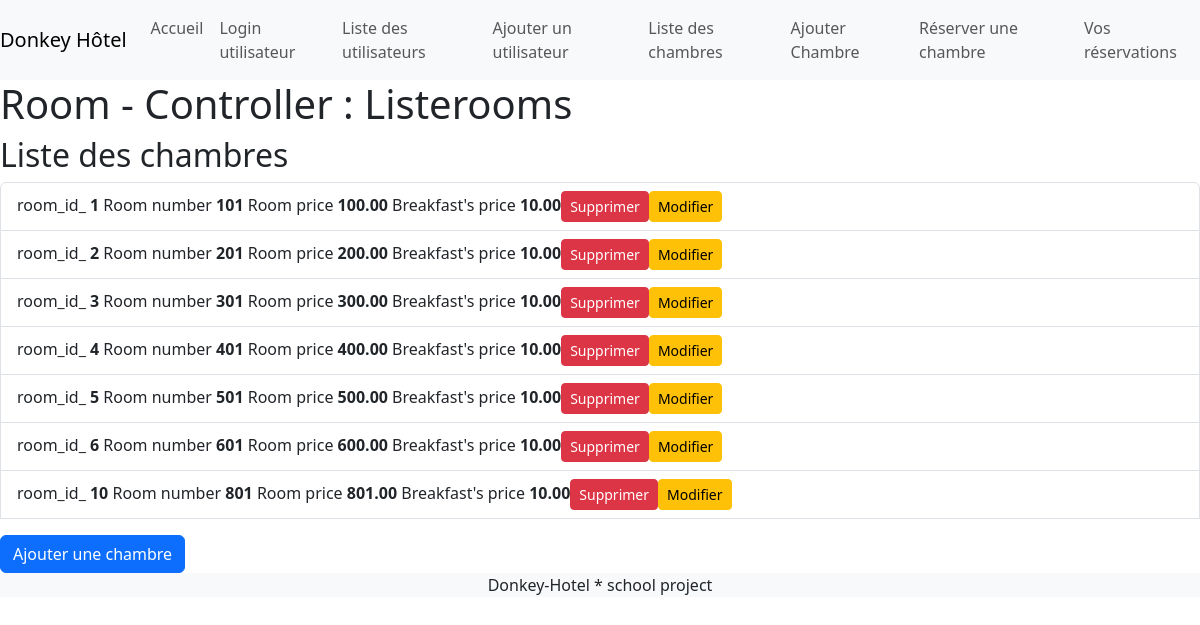
The page /room on the database its author committed.
### tables this page shows
CREATE TABLE IF NOT EXISTS `rooms` (
  `room_id` int NOT NULL AUTO_INCREMENT,
  `room_number` int DEFAULT NULL,
  `price_room` decimal(10,2) DEFAULT NULL,
  `price_breakfast` decimal(10,2) DEFAULT NULL,
  PRIMARY KEY (`room_id`)
);

### Controller/RoomController.php (called while the page is built, shortened)
<?php
class RoomController
{
    private $addRoomsRepository;
    public function __construct($dbh)
    {
        $this->addRoomsRepository = new AddRoomsRepository($dbh);
    }
    public function show()
    {
        $title = "Room";
        $action = 'Listerooms';
        $rooms = $this->addRoomsRepository->showAllRooms();
        include BASE_ROOT . 'View/header.php';
        include BASE_ROOT . 'View/room/listrooms.php';
        include BASE_ROOT . 'View/footer.php';
    }
}

### Repository/AddRoomsRepository.php (called while the page is built, shortened)
<?php
class AddRoomsRepository
{
    private $dbh;
    public function __construct($dbh)
    {
        $this->dbh = $dbh;
    }
    public function showAllRooms()
    {
        $request = $this->dbh->prepare("SELECT * FROM rooms");
        $request->execute();
        return $request->fetchAll(PDO::FETCH_ASSOC);
    }
}

### View/room/listrooms.php (the view)
<h2>Liste des chambres</h2>
<ul class="list-group">
    <?php foreach ($rooms as $room) : ?>
        <li class="list-group-item">
            <?php
            echo 'room_id_ <b>' . htmlspecialchars($room['room_id']) . '</b>
                      Room number <b>' . htmlspecialchars($room['room_number']) . '</b>
                      Room price <b>' . htmlspecialchars($room['price_room']) . '</b>
                      Breakfast\'s price <b>' . htmlspecialchars($room['price_breakfast']) . '</b>'
                . '<a href="room/deleteRoom/' . $room['room_id'] . '" class="btn btn-danger btn-sm" onclick="return confirm(\'Êtes-vous sûr de vouloir supprimer cette chambre ?\');">Supprimer</a>'
                . '<a href="room/updateRoom/' . $room['room_id'] . '" class="btn btn-warning btn-sm" onclick="return confirm(\'Êtes-vous sûr de vouloir modifier cette chambre ?\');">Modifier</a>'; ?>
        </li>
    <?php endforeach; ?>
    <div class="mt-3">
        <a href="/room/add" class="btn btn-primary">Ajouter une chambre</a>
    </div>
</ul>

### index.php (shortened to what this page needs)
<?php
require 'config/db.php';
$router = new Router();
$elements = $router->getController($_SERVER['REQUEST_URI']);
$cont = new $controller($dbh);
$action = $elements['action'];
if (!empty($elements['id'])) {
    $cont->$action($elements['id']);
} else {
    $cont->$action();
}

### View/header.php (shortened to what this page needs)
<!doctype html>
<html lang="fr">
<head>
    <link href="https://cdn.jsdelivr.net/npm/bootstrap@5.3.3/dist/css/bootstrap.min.css" rel="stylesheet">
</head>
<body>
    <nav class="navbar navbar-expand-lg navbar-light bg-light">
        <a class="navbar-brand" href="/">Donkey Hôtel</a>
        <div class="collapse navbar-collapse" id="navbarNav">
            <?php
              $routes = [
                  'Accueil' => '/',
                  'Login utilisateur' => '/user/login',
                  'Liste des utilisateurs' => '/user',
                  'Ajouter un utilisateur' => '/user/add',
                  'Liste des chambres' => '/room',
                  'Ajouter Chambre' => '/room/add',
                  'Réserver une chambre' => '/reservation/add',
                  'Vos réservations' => '/reservation'
              ];
              echo '<nav>';
              echo '  <ul class="navbar-nav">';
              foreach ($routes as $controllerTmp => $actionTmp) {
                  if (is_array($actionTmp)) {
                      echo '  <ul class="navbar-nav">';
                      foreach ($actionTmp as $name => $route) {
                          echo '<li class="nav-item active"><a class="nav-link" href="' . $route . '">' . $name . '</a></li>';
                      }
                      echo '</ul>';
                  } else {
                      echo '<li class="nav-item active"><a class="nav-link" href="' . $actionTmp . '">' . $controllerTmp . '</a></li>';
                  }
              }
              echo '</ul>';
              echo '</nav>';
              ?>
        </div>
    </nav>
    <h1><?php echo $title; ?> - Controller : <?php echo $action; ?></h1>

### View/footer.php (shortened to what this page needs)
<footer class="footer bg-light">
    <div class="container text-center">
        Donkey-Hotel * school project
    </div>
</footer>
</body>
</html>

### rows shown on the page
rooms: room_id "1", room_number "101", price_room "100.00", price_breakfast "10.00"
rooms: room_id "2", room_number "201", price_room "200.00", price_breakfast "10.00"
rooms: room_id "3", room_number "301", price_room "300.00", price_breakfast "10.00"
rooms: room_id "4", room_number "401", price_room "400.00", price_breakfast "10.00"
rooms: room_id "5", room_number "501", price_room "500.00", price_breakfast "10.00"
rooms: room_id "6", room_number "601", price_room "600.00", price_breakfast "10.00"
rooms: room_id "10", room_number "801", price_room "801.00", price_breakfast "10.00"

### other values the page prints
$controllerTmp "Accueil"
$controllerTmp "Login utilisateur"
$controllerTmp "Liste des utilisateurs"
$controllerTmp "Ajouter un utilisateur"
$controllerTmp "Liste des chambres"
$controllerTmp "Ajouter Chambre"
$controllerTmp "Réserver une chambre"
$controllerTmp "Vos réservations"
$title "Room"
$action "Listerooms"
